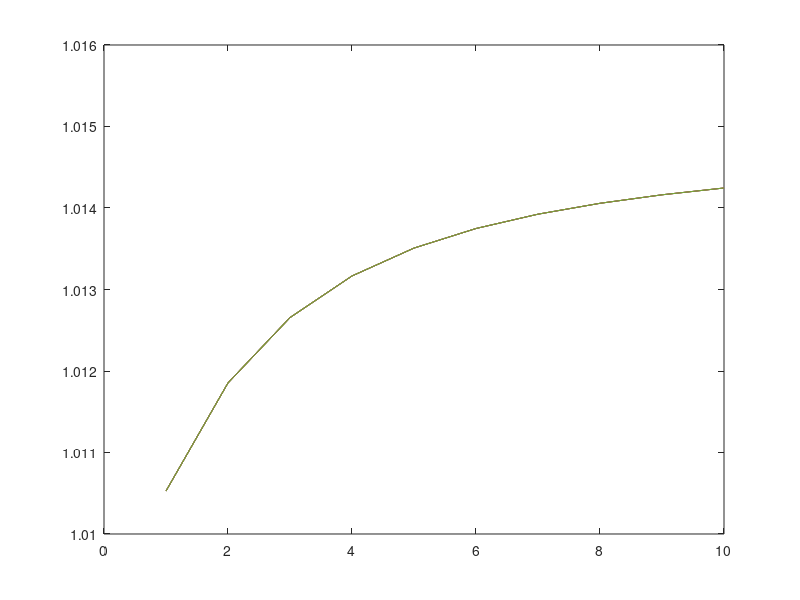

MATLAB code for this plot:
%% Calculate the Macaulay's Duration of a Bond (Yield to Maturity)
T = 20; c = 0.03; y = 0.5; % Coupon Rate (c) and # Years (T)
BOND = [(1:T)' ones(T,1) (1:T)' ones(T,1) ones(T,1)];
BOND(1:(T-1),2) = BOND(1:(T-1),2)*c;
BOND(T,2) = BOND(T,2)+c;
BOND(:,3) = BOND(:,2)./(1+y).^BOND(:,1); % PV of Payments
BOND(:,4) = BOND(:,3)/sum(BOND(:,3)); % Weights of Payments
BOND(:,5) = BOND(:,1).*BOND(:,4); % Weighted Payments
D = sum(BOND(:,5));
%% Calculate Forward Rates from Spot Rates
S = [0.0311 0.0333 0.0344 0.0353 0.0359...
    0.0364 0.0369 0.0374 0.0378 0.0382];
F = zeros(size(S)); S = S+1;
for i = 1:size(S,2)
    F(i) = S(i)^i/prod(F(1:i-1));
end
F = F-1;
%% Fit Forward Rates using a Functional Form
delta1 = 0.015; delta2 = -0.002; delta3 = -0.01; lambda = 0.9;
t = 0; T = 1:10; F = ones(1,10);
F = delta1+delta2*exp(-lambda*(T-t))+delta3*lambda*exp(-lambda*(T-t));
%% Calculate Forward Rate Volatility from Spot Rate Volatility
s = [0.1136 0.1537 0.1678 0.1730 0.1740...
    0.1735 0.1722 0.1706 0.1690 0.1672];
sigma = zeros(size(s));
for i = 1:size(s,2)
    sigma(i) = sqrt(i*s(i)^2-sum(sigma(1:i-1).^2));
end
%% Fit Forward Rate Volatility using a Functional Form
a = 0.01; b = 0.1; c = 0.2; d = 0.05;
t = 0; T = 1:10; sigma = ones(1,size(T,2));
Sigma = (a+b*(T-t)).*exp(-c*(T-t))+d;
%% Fit Forward Rate Correlation using a Functional Form
alpha = 0.01; beta = 0.15;
t = 0; T = 1:10 ; rho = ones(size(T,2),size(T,2));
for i = 1:size(T,2)
    rho(:,i) = alpha + (1-alpha)*exp(-beta*abs(T-T(i)));
end
%% LIBOR Market Model
sigma = Sigma; Q = 5; C = chol(rho,'lower');
LMM = zeros(size(F,2),Q,size(F,2)); LMM(:,:,1) = repmat(F',1,Q); 
R = zeros(size(F,2),Q); VVC = sigma'*sigma.*rho;
DT1 = zeros(size(F,2),Q); DT2 = zeros(size(F,2),Q);
for i = 2:size(F,2)
    q = size(F,2)-i+1; sigma = sigma(1:q);
    VVC = VVC(1:q,1:q); C = C(1:q,1:q);
    E = rand([q Q]); E = norminv(E);
    VT = sigma'.*(C*E); R = R(1:q,1:Q);
    DT1 = DT1(1:q,1:Q); DT2 = DT2(1:q,1:Q); 
    for j = 1:q
        k_temp = zeros(j,Q);
        for k = 1:j
            k_temp(k,:) = VVC(k,j)*(LMM(k+i-1,:,i-1)/(1+LMM(k+i-1,:,i-1)));
        end
        DT1(j,:) = sum(k_temp);
        R(j,:) = LMM(j+i-1,:,i-1).*exp((DT1(j,:)-0.5*sigma(j).^2)+VT(j,:));
        for k = 1:j
            k_temp(k,:) = VVC(k,j)*(R(k,:)/(1+R(k,:)));
        end
        DT2(j,:) = sum(k_temp);
        LMM(j+i-1,:,i) = LMM(j+i-1,:,i-1).*exp((0.5*(DT1(j,:)+DT2(j,:))-0.5*sigma(j).^2)+VT(j,:));
    end  
end
p = 0; YC = zeros(size(F,2)-p,Q); % Yield curve after 'p' years
for i = 1+p:size(F,2)
    YC(i-p,:) = (prod(LMM(1+p:i,:,1+p)+1,1)).^(1/i);
end
plot(YC)